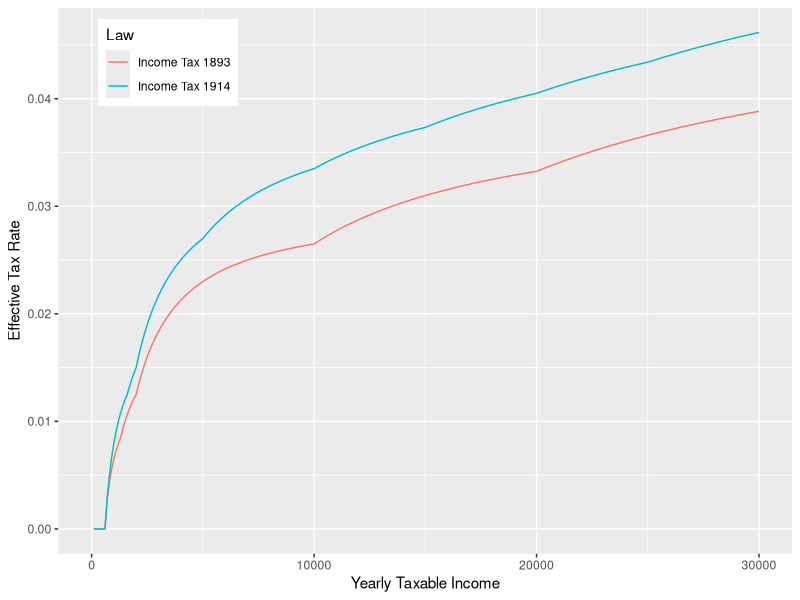
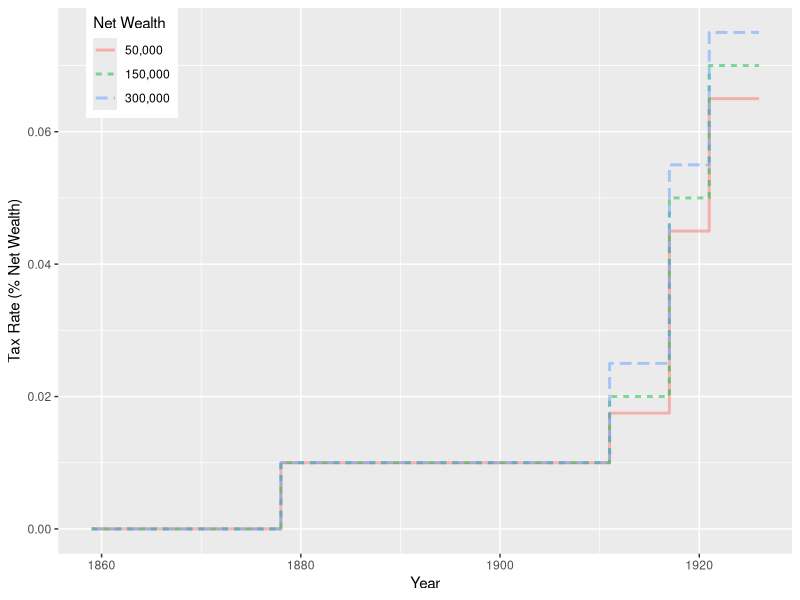
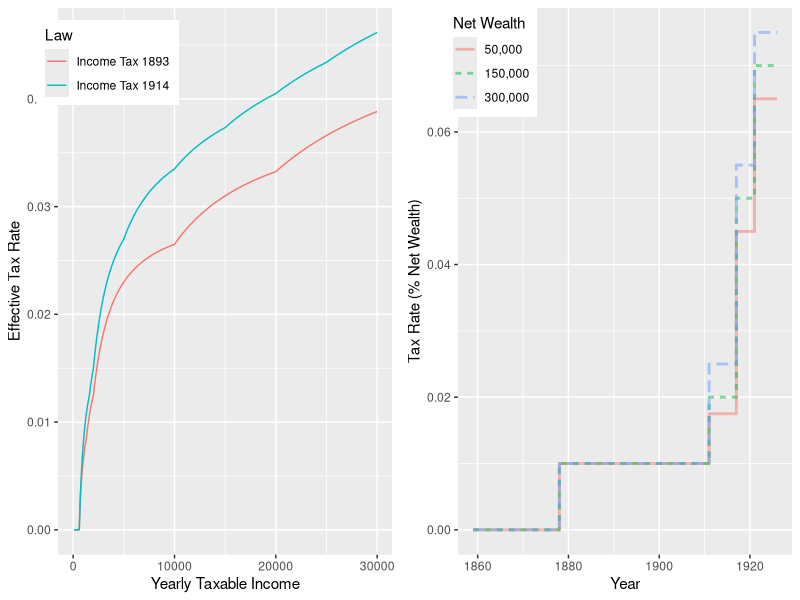

Write R code to recreate these figures, in order.
## Figures for the tax rates of the income tax and the inheritance tax
library(tidyverse)

### Panel 1: Income tax

#### First, determine the marginal rates in a function
## 1893
tax_amount_1893 <- function(income){
    dplyr::case_when(between(income, 0, 649) ~ 0,
                     between(income, 650, 699) ~ 1.25,
                     between(income, 700, 749) ~ 2,
                     between(income, 750, 799) ~ 2.75,
                     between(income, 800, 849) ~ 3.50,
                     between(income, 850, 899) ~ 4.25,
                     between(income, 900, 949) ~ 5,
                     between(income, 950, 999) ~ 5.75,
                     between(income, 1000, 1049) ~ 6.50,
                     between(income, 1050, 1099) ~ 7.25,
                     between(income, 1100, 1149) ~ 8, 
                     between(income, 1150, 1199) ~ 8.75,
                     between(income, 1200, 1249) ~ 9.50,
                     between(income, 1250, 1299) ~ 10.25,
                     between(income, 1300, 1349) ~ 11,
                     between(income, 1350, 1399) ~ 12, 
                     between(income, 1400, 1449) ~ 13,
                     between(income, 1450, 1499) ~ 14,
                     between(income, 1500, 1999) ~ 15 + 2*((income - 1500)/100),
                     between(income, 2000, 9999) ~ 25 + 3*((income - 2000)/100),
                     between(income, 10000, 19999) ~ 265 + 4*((income - 10000)/100),
                     income >= 20000 ~ 665 + 5*((income - 20000)/100)
    )
}

tax_rate_1893 <- function(income){ tax_amount_1893(income) / income}

## 1914
tax_amount_1914 <- function(income){
    dplyr::case_when(between(income, 0, 649) ~ 0,
                     between(income, 650, 699) ~ 1,
                     between(income, 700, 749) ~ 2,
                     between(income, 750, 799) ~ 3,
                     between(income, 800, 849) ~ 4,
                     between(income, 850, 899) ~ 5,
                     between(income, 900, 949) ~ 6,
                     between(income, 950, 999) ~ 7,
                     between(income, 1000, 1049) ~ 8,
                     between(income, 1050, 1099) ~ 9,
                     between(income, 1100, 1149) ~ 10, 
                     between(income, 1150, 1199) ~ 11,
                     between(income, 1200, 1249) ~ 12,
                     between(income, 1250, 1299) ~ 13,
                     between(income, 1300, 1349) ~ 14,
                     between(income, 1350, 1399) ~ 15, 
                     between(income, 1400, 1449) ~ 16,
                     between(income, 1450, 1499) ~ 17,
                     between(income, 1500, 1549) ~ 18,
                     between(income, 1550, 1599) ~ 19,
                     between(income, 1600, 1999) ~ 20 + 2.5*((income - 1600)/100),
                     between(income, 2000, 4999) ~ 30 + 3.5*((income - 2000)/100),
                     between(income, 5000, 9999) ~ 135 + 4*((income - 5000)/100),
                     between(income, 10000, 14999) ~ 335 + 4.5*((income - 10000)/100),
                     between(income, 15000, 19999) ~ 560 + 5*((income - 15000)/100),
                     between(income, 20000, 24999) ~ 810 + 5.5*((income - 20000)/100),
                     income >= 25000 ~ 1085 + 6*((income - 25000)/100)
    )
}

tax_rate_1914 <- function(income){ tax_amount_1914(income) / income}

#### Then, determine the effective rate in a function

p1 <- data.frame(income = seq(0, 30000, 100)) %>%
    mutate(tax_rate1893 = tax_rate_1893(income),
           tax_rate1914 = tax_rate_1914(income)) %>%
    pivot_longer(c(tax_rate1893, tax_rate1914)) %>%
    mutate(name = if_else(name == "tax_rate1893", "Income Tax 1893", "Income Tax 1914")) %>%
    rename("Law" = "name") %>%
    ggplot(aes(x = income, y = value, group = Law, color = Law)) + 
    geom_line() + ylab("Effective Tax Rate") + xlab("Yearly Taxable Income") + 
    theme(legend.position = c(0.15, 0.90))

p1
# legend in graph

### Inheritance Tax

### Make a graph, x axis = year, y axis = rate, groups = different inheritances (lineal descendants, lineal ascendants, brothers/sisters)
p2 <- tribble(~ year, ~ tariff_linealdescendants_50k, ~ tariff_linealdescendants_150k, ~tariff_linealdescendants_300k,
        "01-01-1859", 0.00, 0.00, 0.00,
        "31-12-1877", 0.00, 0.00, 0.00,
        "01-01-1878", 0.01, 0.01, 0.01,
        "31-12-1910", 0.01, 0.01, 0.01,
        "01-01-1911", 0.0175, 0.02, 0.025,
        "31-12-1916", 0.0175, 0.02, 0.025, 
        "01-01-1917", 0.045, 0.05, 0.055,
        "31-12-1920", 0.045, 0.05, 0.055,
        "01-01-1921", 0.065, 0.07, 0.075,
        "31-12-1925", 0.065, 0.07, 0.075) %>%
    mutate(year = lubridate::dmy(year)) %>%
    pivot_longer(contains("tariff")) %>%
    mutate(name = case_when(name == "tariff_linealdescendants_300k" ~ "300,000",
                            name == "tariff_linealdescendants_150k" ~ "150,000",
                            name == "tariff_linealdescendants_50k" ~ "50,000"
                            )) %>%
    mutate(name = fct_reorder(name, as.numeric(str_extract(name, "\\d{3}")))) %>%
    rename("Net Wealth" = name) %>%
    ggplot(aes(x = year, y = value, group = `Net Wealth`, lty = `Net Wealth`, color = `Net Wealth`)) + 
    geom_line(size = 1, alpha = 0.5) + ylab("Tax Rate (% Net Wealth)") + 
    xlab("Year") +
    theme(legend.position = c(0.1, 0.9))


p2

cowplot::plot_grid(p1, p2, nrow = 1)

